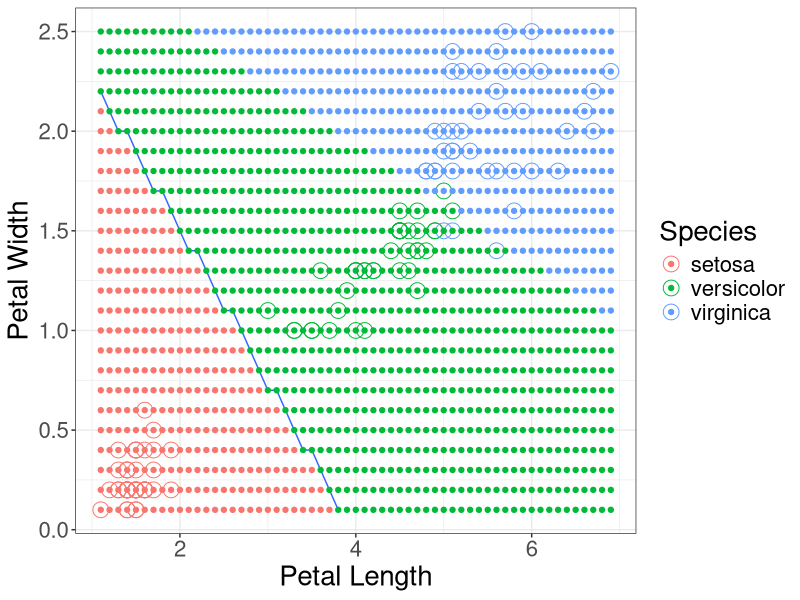
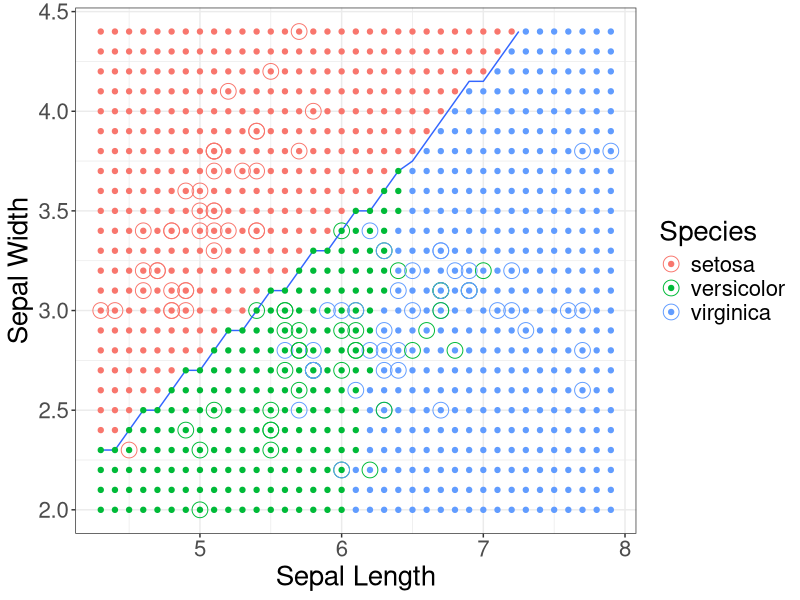

Write the R code that produced these figures, in order.
## ---- chunk 1
knitr::opts_chunk$set(echo = TRUE)
library(tidyverse)
library(MASS)
library(caret)
library(GGally)
## ---- chunk 2
iris_data = iris%>%
  mutate(id = row_number())

iris_train = iris_data%>%
  sample_frac(.8)

iris_test = iris_data%>%
  anti_join(iris_train, by = "id")
## ---- chunk 3
iris_lda = lda(Species ~ Petal.Length + Petal.Width, data = iris_train)

iris_lda

## ---- chunk 4
iris_lda_prediction = predict(iris_lda,iris_test)

table(iris_test$Species,iris_lda_prediction$class)
## ---- chunk 5
iris_lda = lda(Species ~ Petal.Length + Petal.Width, data = iris_train)


pl = seq(min(iris_train$Petal.Length), max(iris_train$Petal.Length), by=0.1)
pw = seq(min(iris_train$Petal.Width), max(iris_train$Petal.Width), by=0.1)

# generates the boundaries for your graph
lgrid <- expand.grid(Petal.Length=pl, 
                     Petal.Width=pw,
                     Sepal.Length = 5.4,
                     Sepal.Width=3.1)

LDAPredGrids <- predict(iris_lda, newdata=lgrid)
LDAPredGrid = as.numeric(LDAPredGrids$class)

iris_train%>%
  ggplot() + 
   geom_point(aes(x=Petal.Length,y=Petal.Width, 
                  color = Species),size=5, shape=1)+
  stat_contour(data = lgrid, aes(x=Petal.Length, y=Petal.Width,
                                 z=LDAPredGrid),bins=2) +
  geom_point(data = lgrid, aes(x=Petal.Length, y=Petal.Width,
                               color=LDAPredGrids$class)) +
  theme_bw()+
  labs(x = "Petal Length", y = "Petal Width")+
  theme(text = element_text(size = 20))

## ---- chunk 6
iris_lda_sepal = lda(Species ~ Sepal.Length + Sepal.Width,
                     data = iris_train)

iris_lda_sepal
## ---- chunk 7
iris_lda_sepal_prediction = predict(iris_lda_sepal,iris_test)

table(iris_test$Species,iris_lda_sepal_prediction$class)
## ---- chunk 8
sl = seq(min(iris_train$Sepal.Length), max(iris_train$Sepal.Length), by=0.1)
sw = seq(min(iris_train$Sepal.Width), max(iris_train$Sepal.Width), by=0.1)

# generates the boundaries for your graph
lgrid <- expand.grid(Sepal.Length=sl, 
                     Sepal.Width=sw)

LDAPredGrids <- predict(iris_lda_sepal, newdata=lgrid)
LDAPredGrid = as.numeric(LDAPredGrids$class)

iris_train%>%
  ggplot() + 
   geom_point(aes(x=Sepal.Length,y=Sepal.Width, 
                  color = Species),size=5, 
              shape=1)+
  stat_contour(data = lgrid, aes(x=Sepal.Length, y=Sepal.Width,
                                 z=LDAPredGrid),bins=2) +
  geom_point(data = lgrid, aes(x=Sepal.Length, y=Sepal.Width,
                               color=LDAPredGrids$class)) +
  theme_bw()+
  labs(x = "Sepal Length", y = "Sepal Width")+
  theme(text = element_text(size = 20))

## ---- chunk 9
fitControl = trainControl(
  method = "cv",
  number = 10)

lda_fit = train(Species~Petal.Length+Petal.Width,
                data = iris_train,
                method = "lda",
                trControl = fitControl)

lda_fit
## ---- chunk 10
lda_fit$finalModel
